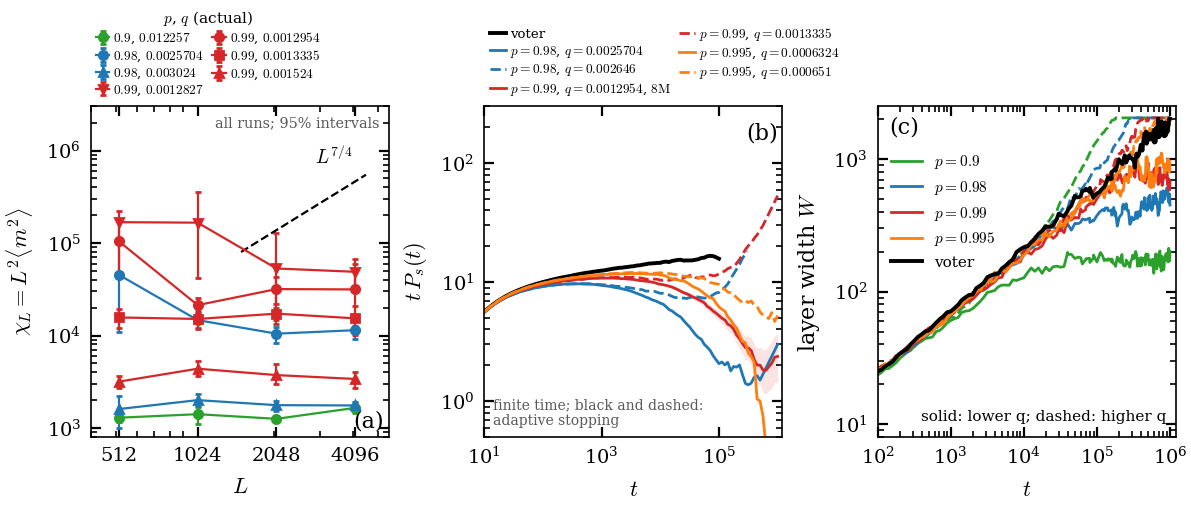

This figure's Python source:
"""Fig. voter: near the voter point. (a) chi_L = L^2 <m^2> against L (E6/E7); (b) seed survival
t P_s(t) (E8a, E8a_long); (c) width of the active layer on a wall between the absorbing phases (E8b)."""
import csv
import glob
import json
import os
import re

import matplotlib.pyplot as plt
import numpy as np

from common import FIGDATA, PAGE, ROOT, RUNS, label, save
import spread

fig, axs = plt.subplots(1, 3, figsize=(PAGE, 2.9), gridspec_kw=dict(wspace=0.32))

fig.subplots_adjust(top=.72, bottom=.15)

# (a) Unconditioned, time-weighted independent-run estimates. The CSV is
# generated by campaign.v2.analysis.susceptibility; no hand-entered values.
summary_path = os.path.join(ROOT, "campaign/v2/results/susceptibility/summary.csv")
with open(summary_path) as stream:
    chi_rows = [r for r in csv.DictReader(stream)
                if r["window"] == "planned" and r["estimator"] == "all"]
curves = [(0.9, .012257, "o", "C2"),
          (0.98, .0025704, "o", "C0"), (0.98, .003024, "^", "C0"),
          (0.99, .0012827, "v", "C3"), (0.99, .0012954, "o", "C3"),
          (0.99, .0013335, "s", "C3"), (0.99, .001524, "^", "C3")]
ax = axs[0]
for p, q, marker, color in curves:
    rows = sorted([r for r in chi_rows if abs(float(r["p"])-p)<1e-10
                   and abs(float(r["q"])-q)<1e-12], key=lambda r:int(r["Lx"]))
    L = np.array([int(r["Lx"]) for r in rows])
    c = np.array([float(r["chi"]) for r in rows])
    lo = np.array([float(r["chi_ci_low"]) for r in rows])
    hi = np.array([float(r["chi_ci_high"]) for r in rows])
    ax.errorbar(L,c,yerr=np.maximum(np.vstack([c-lo,hi-c]),0),fmt=marker+"-",
                color=color,ms=3,capsize=1.2,lw=.8,
                label=f"${p:g}$, ${q:g}$")
Lg=np.array([1500,4500])
ax.plot(Lg,8e4*(Lg/1500)**1.75,"k--",lw=.8)
ax.text(3400,6.5e5,r"$L^{7/4}$",fontsize=7,ha="center",va="bottom")
ax.legend(title=r"$p$, $q$ (actual)",title_fontsize=5.5,fontsize=4.8,
          loc="lower left",bbox_to_anchor=(0,1.01),ncol=2,
          handlelength=1.0,columnspacing=.6,labelspacing=.18,handletextpad=.3,borderaxespad=0)
ax.set(xscale="log",yscale="log",xlabel=r"$L$",ylabel=r"$\chi_L=L^2\langle m^2\rangle$",
       ylim=(800,3e6),xlim=(400,5500))
ax.set_xticks([512,1024,2048,4096],["512","1024","2048","4096"])
ax.text(.97,.97,"all runs; 95% intervals",transform=ax.transAxes,fontsize=5.2,color=".35",ha="right",va="top")
label(ax,"(a)",x=.88,y=.08)

# (b) seeds: t P_s(t) for a 2x2 live block in the dead state
ax = axs[1]

# The targeted p=.99 tail is analyzed from integer survivor counts. Use the new
# confirmatory campaign only after all sixteen fixed-N shards finish; a subset of
# wall-clock-completed shards can select against expensive long trajectories.
tail_dir = os.path.join(ROOT, "campaign", "v2", "results", "seed_tails")
tail_rows, tail_population = [], None
if os.path.exists(os.path.join(tail_dir, "summary.json")):
    with open(os.path.join(tail_dir, "summary.json")) as stream:
        tail_summary = json.load(stream)
    tail_population = "confirmatory_8M" if tail_summary.get("confirmatory_campaign_complete",False) else "legacy_3M"
    with open(os.path.join(tail_dir, "survival.csv")) as stream:
        tail_rows = [r for r in csv.DictReader(stream) if r["population"] == tail_population]


def pooled(pattern):
    files = sorted(glob.glob(os.path.join(RUNS, pattern)))
    t, data, meta = spread.load(files if len(files) > 1 else files[0])
    S = data.sum(0)
    return t, S[:, 1] / S[:, 0]


t, ps = pooled("E8a_spread/out/p1_a0.5_j2_q0_L2048_seed.txt")
ok = t >= 10
ax.plot(t[ok], (t * ps)[ok], "k-", lw=1.4, label="voter")
pts = [(0.98, .0025704, "C0", "-"), (0.98, .002646, "C0", "--"),
       (0.99, .0012954, "C3", "-"), (0.99, .0013335, "C3", "--"),
       (0.995, .0006324, "C1", "-"), (0.995, .000651, "C1", "--")]
for p, q, c, ls in pts:
    pat = f"E8a_long/out/p{p}_a0.5_j2_q{q:.7f}".rstrip("0") + "_L8192_T*_k*.txt"
    files = sorted(glob.glob(os.path.join(RUNS, pat)))
    if not files:
        print("missing", pat)
        continue
    t, data, meta = spread.load(files)
    S = data.sum(0)
    P = S[:, 1] / S[:, 0]
    count_label = ""
    if p == 0.99 and abs(q - 0.0012954) < 1e-12 and tail_rows:
        t = np.array([float(r["time"]) for r in tail_rows])
        P = np.array([float(r["survival"]) for r in tail_rows])
        low = np.array([float(r["ci_low"]) for r in tail_rows])
        high = np.array([float(r["ci_high"]) for r in tail_rows])
        tail = (t >= 1e4) & (high > 0)
        ax.fill_between(t[tail], (t * low)[tail], (t * high)[tail], color=c, alpha=0.13, lw=0)
        count_label = f", ${int(tail_rows[-1]['n']) / 1e6:g}\\mathrm{{M}}$"
    ok = (t >= 10) & (P > 0)
    ax.plot(t[ok], (t * P)[ok], ls, color=c, label=f"$p={p}$, $q={q:g}$" + count_label)
ax.set(xscale="log", yscale="log", xlabel=r"$t$", ylabel=r"$t\,P_s(t)$", xlim=(10, 1.2e6), ylim=(0.5, 300))
ax.legend(fontsize=4.8, loc="lower left", bbox_to_anchor=(0,1.01), ncol=2,
          handlelength=1.2, columnspacing=.6, labelspacing=.18, handletextpad=.3, borderaxespad=0)
ax.text(0.03, 0.035, "finite time; black and dashed:\nadaptive stopping", transform=ax.transAxes, fontsize=5.0, color="0.35")
label(ax, "(b)", x=0.88, y=0.95)

# (c) walls: width W(t) of the active layer (E8b; wall.py W, mean over the two walls and 2 seeds)
ax = axs[2]
wall_pairs = {0.9: (.011662,.012495), 0.98: (.0024696,.002646),
              0.99: (.0012446,.0013335), 0.995: (.0006076,.000651)}
pc = {0.9: "C2", 0.98: "C0", 0.99: "C3", 0.995: "C1"}
for p, (qlow,qhigh) in wall_pairs.items():
    for q, ls in ((qlow, "-"), (qhigh, "--")):
        files = sorted(glob.glob(os.path.join(FIGDATA, "E8b_wall", f"p{p}_a0.5_j2_q{q:.7f}".rstrip("0")
                                              + "_Lx1024_Ly4096_s?.csv")))
        if not files:
            print("missing wall", p, q)
            continue
        runs = [np.array([[float(v) for v in r] for r in list(csv.reader(open(f)))[1:]]) for f in files]
        tt = runs[0][:, 0]
        W = np.mean([r[:, 6] for r in runs], axis=0)
        ok = tt >= 100
        ax.plot(tt[ok], W[ok], ls, color=pc[p], label=f"$p={p}$" if ls == "-" else None)
ref = sorted(glob.glob(os.path.join(FIGDATA, "E16_wall_ref", "p1_a0.5_j2_q0_Lx1024_Ly4096_s?.csv")))
if ref:
    runs = [np.array([[float(v) for v in r] for r in list(csv.reader(open(f)))[1:]]) for f in ref]
    tt = runs[0][:, 0]
    W = np.mean([r[:, 6] for r in runs], axis=0)
    ok = tt >= 100
    ax.plot(tt[ok], W[ok], "k-", lw=1.4, label="voter")
ax.set(xscale="log", yscale="log", xlabel=r"$t$", ylabel=r"layer width $W$", xlim=(100, 1.2e6), ylim=(8, 2500))
ax.legend(fontsize=5.5, loc="upper left", bbox_to_anchor=(0.0, 0.9))
ax.text(0.97, 0.05, "solid: lower q; dashed: higher q", transform=ax.transAxes, ha="right", fontsize=5.5)
label(ax, "(c)", x=0.04, y=0.97)
save(fig, "fig_voter")
